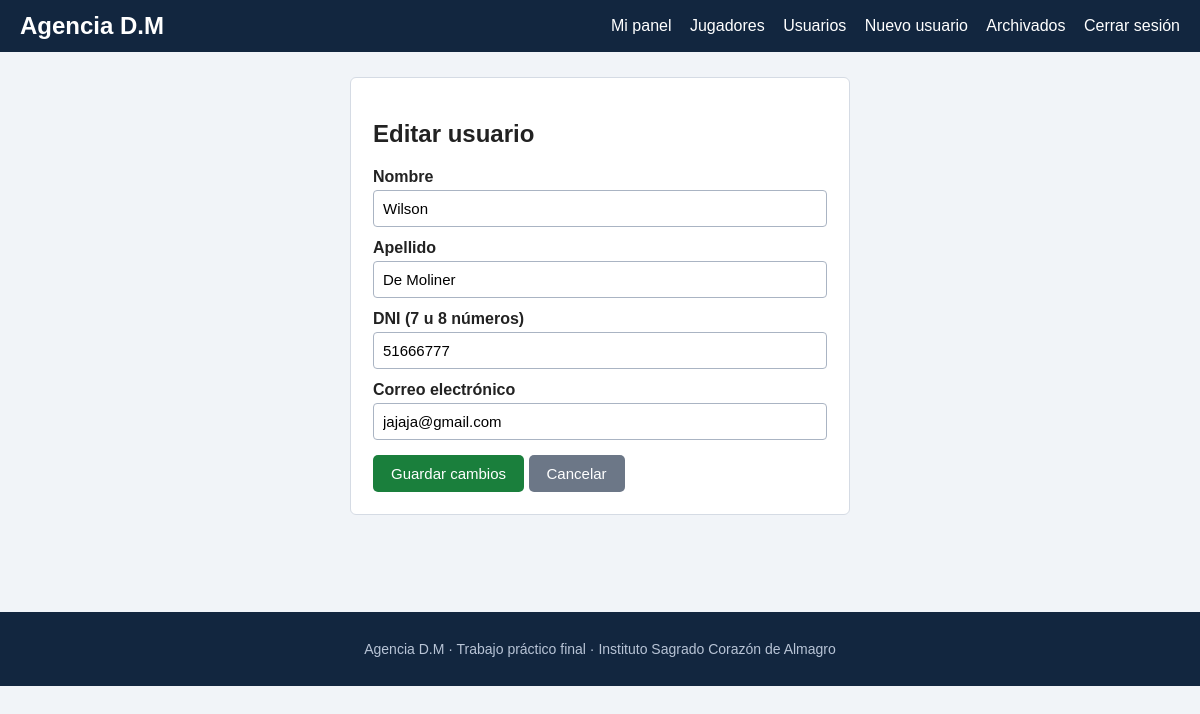
Page /editar_usuario.php?id=5 (signed in) on the committed database.
### tables this page shows
CREATE TABLE `usuarios` (
  `id` int(10) UNSIGNED NOT NULL,
  `nombre` varchar(80) NOT NULL,
  `apellido` varchar(80) NOT NULL,
  `dni` varchar(20) NOT NULL,
  `email` varchar(254) NOT NULL,
  `password_hash` varchar(255) NOT NULL,
  `rol` varchar(20) NOT NULL DEFAULT 'usuario',
  `creado_en` timestamp NOT NULL DEFAULT current_timestamp(),
  `archivado_en` timestamp NULL DEFAULT NULL
);

### escapar.php (called while the page is built)
<?php
function escapar(string $valor): string {
    return htmlspecialchars($valor, ENT_QUOTES, 'UTF-8');
}

### editar_usuario.php (the view, shortened to what this page needs)
<?php
require_once __DIR__ . '/conexion.php';
require_once __DIR__ . '/escapar.php';
$id = filter_input(INPUT_GET, 'id', FILTER_VALIDATE_INT, ['options' => ['min_range' => 1]]);
$stmt = $conexion->prepare('SELECT id, nombre, apellido, dni, email FROM usuarios WHERE id = :id AND archivado_en IS NULL');
$stmt->execute(['id' => $id]);
$usuario = $stmt->fetch();
$nombre = $usuario['nombre'];
$apellido = $usuario['apellido'];
$dni = $usuario['dni'];
$email = $usuario['email'];
?>
<!DOCTYPE html>
<html lang="es">
<head>
    <link rel="stylesheet" href="css/estilos.css">
</head>
<body>
    <header>
        <h1 class="logo"><a href="index.php">Agencia D.M</a></h1>
        <nav>
            <a href="panel.php">Mi panel</a> <a href="jugadores.php">Jugadores</a>
            <a href="admin_usuarios.php">Usuarios</a>
            <a href="crear_usuario.php">Nuevo usuario</a>
            <a href="usuarios_archivados.php">Archivados</a>
            <a href="cerrar_sesion.php">Cerrar sesión</a>
        </nav>
    </header>
    <main class="contenedor">
        <section class="tarjeta tarjeta-form">
            <h2>Editar usuario</h2>
            <form action="editar_usuario.php?id=<?= (int) $id ?>" method="POST">
                <label for="nombre">Nombre</label>
                <input type="text" id="nombre" name="nombre" maxlength="80" required value="<?= escapar($nombre) ?>">
                <label for="apellido">Apellido</label>
                <input type="text" id="apellido" name="apellido" maxlength="80" required value="<?= escapar($apellido) ?>">
                <label for="dni">DNI (7 u 8 números)</label>
                <input type="text" id="dni" name="dni" maxlength="8" pattern="[0-9]{7,8}" required value="<?= escapar($dni) ?>">
                <label for="email">Correo electrónico</label>
                <input type="email" id="email" name="email" maxlength="254" required value="<?= escapar($email) ?>">
                <button type="submit">Guardar cambios</button>
                <a class="boton boton-gris" href="admin_usuarios.php">Cancelar</a>
            </form>
        </section>
    </main>
    <footer>
        <p>Agencia D.M · Trabajo práctico final · Instituto Sagrado Corazón de Almagro</p>
    </footer>
</body>
</html>

### css/estilos.css (style rules this page uses)
* { box-sizing: border-box; }
body { margin: 0; font-family: Arial, Helvetica, sans-serif; font-size: 16px; color: #222; background-color: #f1f4f8; }
header { background-color: #12263f; color: #fff; padding: 12px 20px; display: flex; justify-content: space-between; align-items: center; flex-wrap: wrap; gap: 10px; }
.logo { margin: 0; font-size: 24px; }
nav a { color: #fff; text-decoration: none; margin-left: 14px; }
.contenedor { max-width: 1000px; margin: 0 auto; padding: 25px 15px; min-height: 70vh; }
.tarjeta { background-color: #fff; border: 1px solid #d5dbe4; border-radius: 6px; padding: 22px; margin-bottom: 20px; }
.tarjeta-form { max-width: 500px; margin: 0 auto 20px auto; }
label { display: block; margin-top: 12px; margin-bottom: 4px; font-weight: bold; }
input[type="text"], input[type="email"], input[type="password"], select { width: 100%; padding: 9px; font-size: 15px; border: 1px solid #aab4c3; border-radius: 4px; }
button, .boton { display: inline-block; background-color: #1a7f3c; color: #fff; border: none; padding: 10px 18px; font-size: 15px; border-radius: 5px; cursor: pointer; text-decoration: none; margin-top: 15px; }
.boton-gris { background-color: #6c7787; }
.logo a { color: #fff; text-decoration: none; }
footer { background-color: #12263f; color: #b8c4d6; text-align: center; padding: 15px; font-size: 14px; }

### rows in the picture
usuarios: nombre "Wilson", apellido "De Moliner", dni "51666777", email "jajaja@gmail.com"
